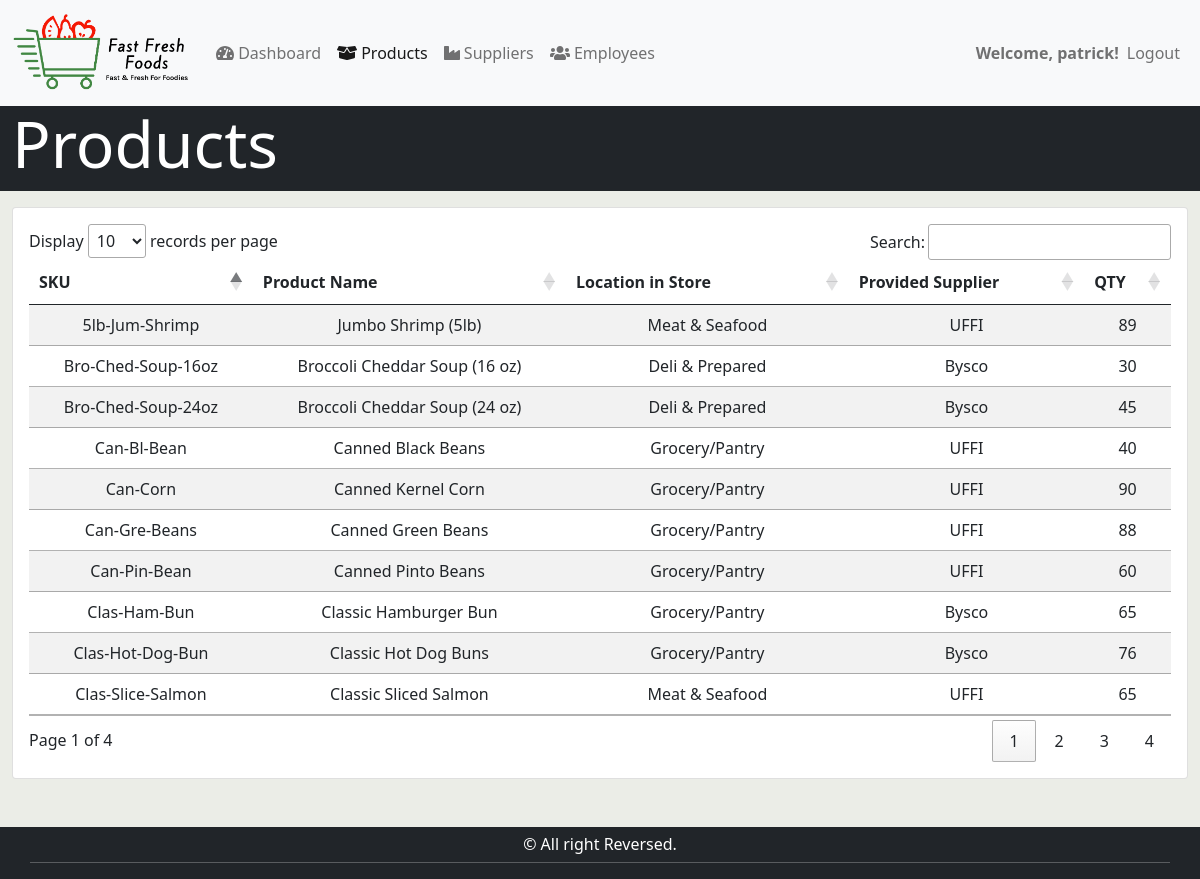
The page /views/products.php (signed in) on the database its author committed.
### tables this page shows
CREATE TABLE `products` (
  `ID` int(11) NOT NULL,
  `SKU` varchar(255) NOT NULL,
  `product_name` varchar(50) NOT NULL,
  `product_location` int(11) NOT NULL,
  `product_vendor` int(11) NOT NULL,
  `product_quant` int(11) NOT NULL
);

CREATE TABLE `store_locations` (
  `ID` int(11) NOT NULL,
  `location_name` varchar(50) NOT NULL
);

CREATE TABLE `vendors` (
  `ID` int(11) NOT NULL,
  `vendor_name` varchar(50) NOT NULL,
  `vendor_address` varchar(50) NOT NULL,
  `vendor_representative` varchar(50) NOT NULL,
  `vendor_representative_phone` varchar(50) NOT NULL
);

### views/products.php (the view, shortened to what this page needs)
<?php
if (isset($_SESSION["sessionID"])) {
    require "../controller/Database.ref.php"; ?>
<?php require "template/header.php"; ?>
<div class="container-fluid mt-3 mb-5">
    <div class="col-md-12">
        <div class="card text-center">
            <div class="card-body">
                <div class="table-responsive-md">
                    <table id="productTable" class="table table-hover table-striped">
                        <thead>
                            <tr>
                                <th scope="col">SKU</th>
                                <th scope="col">Product Name</th>
                                <th scope="col">Location in Store</th>
                                <th scope="col">Provided Supplier</th>
                                <th scope="col">QTY</th>
                            </tr>
                        </thead>
                        <tbody>
                            <?php
                                $join = "SELECT products.SKU, products.product_name, products.product_quant, store_locations.location_name, vendors.vendor_name
                                FROM products
                                INNER JOIN store_locations ON products.product_location = store_locations.ID
                                INNER JOIN vendors ON products.product_vendor = vendors.ID";
                                $result = mysqli_query($connection, $join);
                                if ($result) {
                                    if (mysqli_num_rows($result) > 0) {
                                        while ($product = mysqli_fetch_assoc($result)) {
                                ?>
                            <tr>
                                <td><?php echo $product['SKU'] ?></td>
                                <td><?php echo $product['product_name'] ?></td>
                                <td><?php echo $product['location_name'] ?></td>
                                <td><?php echo $product['vendor_name'] ?></td>
                                <td><?php echo $product['product_quant'] ?></td>
                            </tr>
                            <?php
                                        }
                                    }
                                }
                                ?>
                        </tbody>
                    </table>
                </div>
            </div>
        </div>
    </div>
</div>
<?php require "template/footer.php"; ?>
<?php
} else {
    header("Location: ../index.php");
    exit();
}
?>

### rows shown on the page
products: SKU "Clas-Hot-Dog-Bun", product_name "Classic Hot Dog Buns", product_location.location_name "Grocery/Pantry", product_vendor.vendor_name "Bysco", product_quant "76"
products: SKU "Clas-Ham-Bun", product_name "Classic Hamburger Bun", product_location.location_name "Grocery/Pantry", product_vendor.vendor_name "Bysco", product_quant "65"
products: SKU "Can-Corn", product_name "Canned Kernel Corn", product_location.location_name "Grocery/Pantry", product_vendor.vendor_name "UFFI", product_quant "90"
products: SKU "Can-Gre-Beans", product_name "Canned Green Beans", product_location.location_name "Grocery/Pantry", product_vendor.vendor_name "UFFI", product_quant "88"
products: SKU "Can-Bl-Bean", product_name "Canned Black Beans", product_location.location_name "Grocery/Pantry", product_vendor.vendor_name "UFFI", product_quant "40"
products: SKU "Can-Pin-Bean", product_name "Canned Pinto Beans", product_location.location_name "Grocery/Pantry", product_vendor.vendor_name "UFFI", product_quant "60"
products: SKU "Bro-Ched-Soup-16oz", product_name "Broccoli Cheddar Soup (16 oz)", product_location.location_name "Deli & Prepared", product_vendor.vendor_name "Bysco", product_quant "30"
products: SKU "Bro-Ched-Soup-24oz", product_name "Broccoli Cheddar Soup (24 oz)", product_location.location_name "Deli & Prepared", product_vendor.vendor_name "Bysco", product_quant "45"
products: SKU "5lb-Jum-Shrimp", product_name "Jumbo Shrimp (5lb)", product_location.location_name "Meat & Seafood", product_vendor.vendor_name "UFFI", product_quant "89"
products: SKU "Clas-Slice-Salmon", product_name "Classic Sliced Salmon", product_location.location_name "Meat & Seafood", product_vendor.vendor_name "UFFI", product_quant "65"

### other values the page prints
$_SESSION["sessionName"] "patrick"
